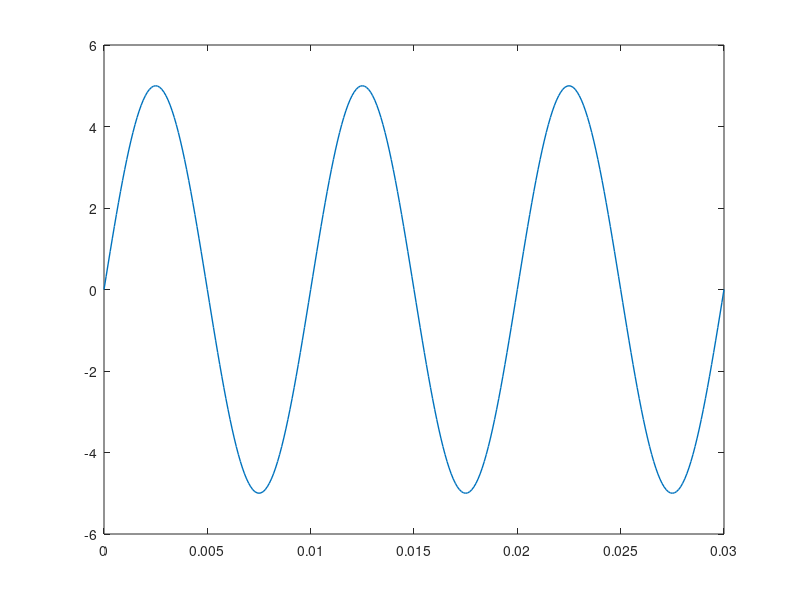

MATLAB code for this plot: (Note: this script raises an error after producing the figure.)
%This file writes a sine wave as a csv of signed integers
%use csv_to_fxp.py to change csv into a list of fxp numbers that can be
%read in to vhdl tb as lines

fs = 10000;
f = 100;
t = 0:1/fs:.03;
% t = 0:1/200:.1;
noiseAmplitude = 2;

snr = 5;
wave = sin(2*pi*100*t) * 5;
wave2 = sin(2*pi*10000*t)*4;
% plot(t, wave, 'linewidth', 2);

%noisyWave = wave + noiseAmplitude * rand(1, length(wave));

%noisyWave = awgn(wave, snr, 'measured');

noisyWave = wave + wave2;

plot(t, noisyWave, 'linewidth', 1);

% output = linspace(0,t.length(), 100);



writematrix(noisyWave, "noisy_sine_wave.txt", "Delimiter", ",");









